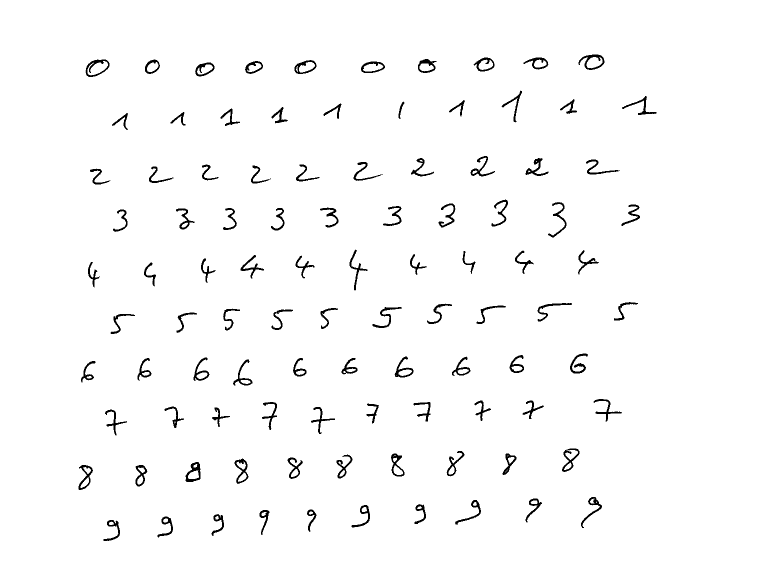
%> input picture test.tif, 1514 x 1175 px (shown at 1/2 size)
$ octave TauxReconnaissanceDistEucl.m   (GNU Octave 9; MATLAB toolbox functions it lacks are replaced by stand-ins)
%> lines starting %> are read from the running program, lines starting %| are printed output that depends on the picture; in (x1, y1, x2, y2) boxes, pixels count from 0 and x2, y2 are one past the last pixel; in counts of white or black regions, pixels touching at a corner belong together; the program's own positions count from 1
### seekLines.m
function [ Lignes ] = seekLines( I )
    line = size(I,1);

    %-- Recherche des lignes --%
    S = sum(I<50,2);

    %-- Recherche des paliers --%
    Lignes = zeros(10,2);
    p = 1;

    i=1;

    %-- Indice lignes stockees dans Lignes --%
    while i <= line

         if S(i) ~= 0
            Lignes(p,1) = i;

            while ( i<= line && S(i) ~= 0 )
               i=i+1;
            end

            if i<= line
                Lignes(p,2) = i;
                p = p+1;
            end
         end

         i= i +1;
    end

end

### seekColumns.m
function [ Col ] = seekColumns( I, Lignes )

    col=size(I,2);
    lineI=size(Lignes,1);
   % Col = zeros(lineI,40);

    %- parcours des lignes de I detect閑s par seekLines
    for j=1:lineI

         p = 1;
         % recuperation des pixels de la ligne j
         IA = I(Lignes(j,1):Lignes(j,2), 1:col);
         % on compte le nb de pixels noirs sur chq colonne de l'image
         S = sum(IA<50);

         k=1;
         %-- Enregistre les indices des colonnes dans Col --%
         while k <= col

             if S(k) ~= 0
                Col(j,p) = k;

                while ( k <= col && S(k) ~= 0 )
                    k = k+1;
                end

                if k <= col
                    p = p+1;
                    Col(j,p) =k;
                    p = p+1;
                end
             end

             k = k + 1;
         end
    end
end

### seekRectangles.m
function [ Rectangles ] = seekRectangles( I,Lignes,Colonnes )
    nbLignes=size(Lignes,1);
    nbCol=size(Colonnes,2);
   % Rectangles=zeros(200,4);
    k=1;

    %- pour chaque chiffre detecte on va definir un rectangle l'englobant
    for i=1:nbLignes
       for j=1:2:nbCol-1

          L=seekLines(I(Lignes(i,1):Lignes(i,2),Colonnes(i,j):Colonnes(i,j+1)));
          Rectangles(k,1)=Colonnes(i,j);
          %- on reduit l'image donc penser à ajouter les pixels de la ligne à
          %la coordonnee en y
          Rectangles(k,2)=L(1,1)+Lignes(i,1);
          Rectangles(k,3)=Colonnes(i,j+1);
          Rectangles(k,4)=L(1,2)+Lignes(i,1);

          k=k+1;
       end
    end

end

### SeekProfiles.m
function [ Retour ] = SeekProfiles( I, d, Rectangles,nbColonnes,draw)
    fin=size(Rectangles,1)-nbColonnes;

    if draw == 1
        figure
        imshow(I);
        hold on
    end

	for g=0:nbColonnes:fin
		disnumberprofile = zeros(d*2,nbColonnes);
		Line = Rectangles(g+1:g+nbColonnes,1:4);
		%pour toute la ligne de chiffres
	    for i=1:nbColonnes
	        w = Line(i,3) - Line(i,1);
	        pts = floor(linspace(Line(i,2), Line(i,4),d));
	        %pour chaque chiffre, on le divise en d parties
	        for j=1:d
	            %profil gauche

	            % abscisse de départ
	            k=Line(i,1);
	            % Jusqu'à trouver du noir
	            while k <= Line(i,3) && I(pts(j),k)~= 0
	                k=k+1;
	            end
	            % abscisse de l'arrivée
	            gauche=k;

	            % dessin
                if draw == 1
                    plot([Line(i,1),gauche],[pts(j),pts(j)],'Color','r','LineWidth',2);
                end

	            %profil droit
	            k=Line(i,3);
	            while k >= Line(i,1) && I(pts(j),k)~= 0
	                k=k-1;
	            end
	            droite=k;

	            % dessin
                if draw == 1
                    plot([Line(i,3),droite],[pts(j),pts(j)],'Color','b','LineWidth',2);
                end

	            disnumberprofile(j,i)=(gauche-Line(i,1))/w;
	            disnumberprofile(j+d,i)=(Line(i,3)-droite)/w;
	        end
        end
	    Retour(1+2*d*(g/nbColonnes):2*d+2*d*(g/nbColonnes),1:nbColonnes) = disnumberprofile;
    end

    if draw==1
        hold off
    end
end

### apprentissage.m
function [ ProfilsMoyen ] = apprentissage(d)
    %apprentissage --> construire vecteur caracteristique pour chaque chiffre

    %-- Image Load --%
    I=imread('app.tif');

    %-- Recherche des lignes --%
    Lignes = seekLines(I);
    nbLignes = size(Lignes,1);

    %-- Recherche des colonnes --%
    Colonnes = seekColumns(I, Lignes);
    nbColonnes = size(Colonnes,2)/2;

    %-- Recherche des rectangles --%
    Rectangles=seekRectangles(I,Lignes,Colonnes);

    %-- Recherche des profils --%
    Profils = SeekProfiles(I,d,Rectangles,nbColonnes,0);
    ProfilsMoyen=meanProfiles(Profils,d,nbLignes);
    save('centre.mat','ProfilsMoyen','-ascii');

end

### meanProfiles.m
function [ profilsMoyen ] = meanProfiles( Profils ,d,nbClasses)
    t = size(Profils,1);

    s = size(Profils,2);

    profilsMoyen=zeros(2*d,nbClasses);

    k = 1;
    j = 1;

    while(k < t)

      for i=1:2*d
        profilsMoyen(i,j) = mean(Profils(k,1:s),2);
        k=k+1;
      end

      j=j+1;
    end


end

### TauxReconnaissanceDistEucl.m
clc
close all

%-- Image Load --%
I=imread('test.tif');
%> I is the input picture: size 1175x1514 uint8; 97.9% white; 100 black regions, largest, box (x1, y1, x2, y2) and area: (171, 119, 219, 154) 545, (371, 924, 401, 964) 542, (1157, 109, 1209, 140) 533

%-- Recherche des lignes --%
Lignes = seekLines(I);
%> in seekLines, `S = sum(I<50,2);`: S = 1175 values, max 189 at index 126, min 0 at index 1, mean 32.1
%> after the loop in seekLines, `while i <= line`: Lignes = [110 155; 182 261; 313 370; 400 476; 500 582; 605 669; 708 772; 799 872; 898 981; 995 1083]; i = 1176; p = 11
nbLignes = size(Lignes,1);
%> nbLignes = 10

%-- Recherche des colonnes --%
Colonnes = seekColumns(I, Lignes);
%> the loop in seekColumns, `for j=1:lineI` made 10 passes
%> pass 2, in seekColumns, `IA = I(Lignes(j,1):Lignes(j,2), 1:col);`:
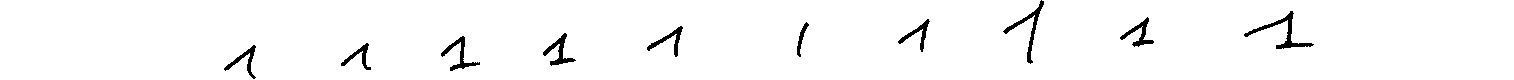
%> IA: size 80x1514 uint8; 97.6% white; 10 black regions, largest, box (x1, y1, x2, y2) and area: (1244, 11, 1314, 49) 460, (1003, 0, 1044, 64) 389, (441, 36, 480, 71) 321
%> pass 3, in seekColumns, `IA = I(Lignes(j,1):Lignes(j,2), 1:col);`:
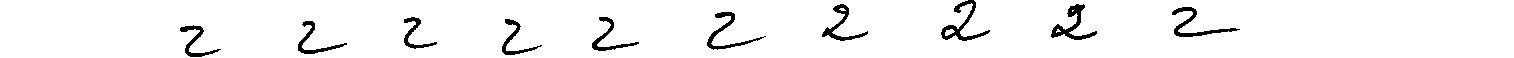
%> IA: size 58x1514 uint8; 95.8% white; 10 black regions, largest, box (x1, y1, x2, y2) and area: (1051, 4, 1097, 40) 482, (941, 0, 990, 41) 476, (1172, 7, 1240, 37) 428
nbColonnes = size(Colonnes,2)/2;
%> nbColonnes = 10

%-- Recherche des rectangles --%
Rectangles=seekRectangles(I,Lignes,Colonnes);
%> after the loop in seekRectangles, `for i=1:nbLignes`: Rectangles = 100 rows, first 8: [172 121 220 156; 291 121 321 150; 391 127 430 155; 491 124 527 150; 590 122 634 150; 723 125 771 148; 837 120 874 148; 948 117 990 145]; k = 101

%-- Recherche des profils --%
Classes=zeros(nbLignes*nbColonnes,15);
Classes2=zeros(nbLignes*nbColonnes,15);
%le resultat attendu
Result=zeros(nbLignes*nbColonnes,1);
for i=0:9
    Result(i*nbColonnes+1:i*nbColonnes+nbColonnes)=i;
end
%> after the loop, Result = 100 values from 0 to 9

%avec la distance euclidienne
for d=1:15
    Profils = SeekProfiles(I,d,Rectangles,nbColonnes,0);
%> after the loop in SeekProfiles, `for g=0:nbColonnes:fin`: disnumberprofile = 10 columns, first 8: [1.03 1.03 1.04 1.05 1.05 1.03 1.04 1.02; 1.03 1.03 1.04 1.05 1.05 1.03 1.04 1.02]
    ProfilsMoyen=apprentissage(d);
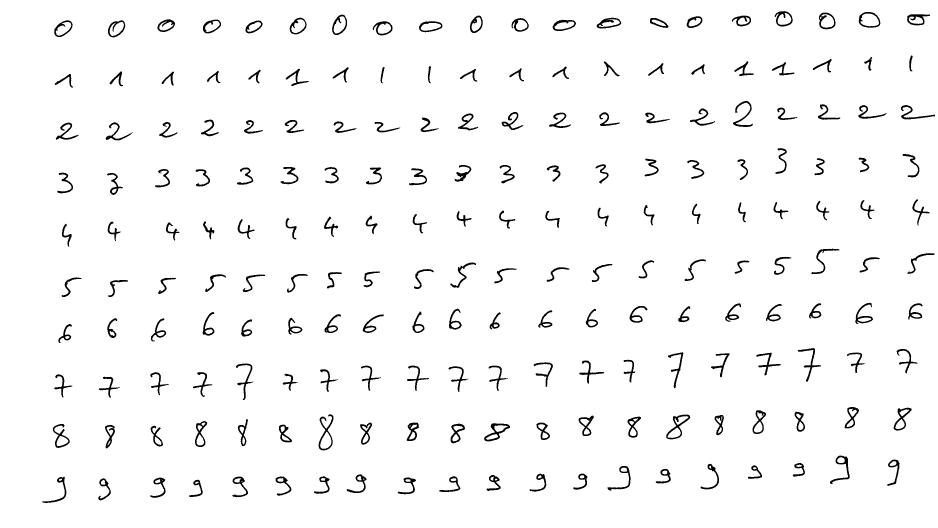
%> input picture app.tif, 2812 x 1584 px (shown at 1/3 size)
%> in apprentissage, I is the input picture: size 1584x2812 uint8; min 0, max 255, mean 247.2
%> in apprentissage, `Lignes = seekLines(I);`: Lignes = [34 113; 167 264; 304 422; 445 586; 599 742; 747 893; 909 1030; 1045 1201; 1222 1352; 1368 1510]
%> the loop in seekColumns (call 2), `for j=1:lineI` made 10 passes
%> pass 2, in seekColumns (call 2), `IA = I(Lignes(j,1):Lignes(j,2), 1:col);`:
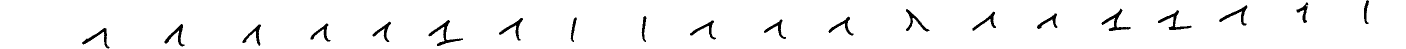
%> IA: size 98x2812 uint8 (shown at 1/2 size); 96.8% white; 20 black regions, largest, box (x1, y1, x2, y2) and area: (857, 40, 926, 92) 708, (2203, 17, 2261, 62) 633, (2316, 20, 2383, 60) 606
%> pass 3, in seekColumns (call 2), `IA = I(Lignes(j,1):Lignes(j,2), 1:col);`:
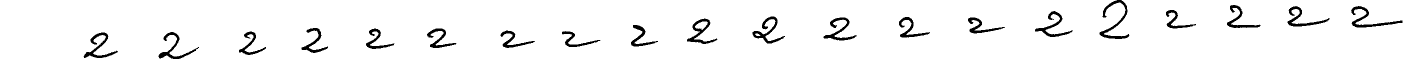
%> IA: size 119x2812 uint8 (shown at 1/2 size); 95.6% white; 20 black regions, largest, box (x1, y1, x2, y2) and area: (2199, 0, 2259, 78) 1037, (2702, 12, 2805, 55) 932, (1505, 33, 1570, 87) 893
%> after the loop in seekRectangles (call 2), `for i=1:nbLignes`: Rectangles = 200 rows, first 8: [164 63 219 113; 325 63 377 114; 473 60 526 98; 610 61 664 102; 737 63 789 102; 870 55 921 105; 997 46 1042 107; 1119 66 1179 108]; k = 201
%> in apprentissage, `Profils = SeekProfiles(I,d,Rectangles,nbColonnes,0);`:
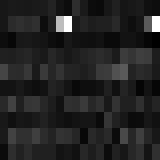
%> Profils: size 20x20 double (shown 8 times larger); min 1.01, max 1.1, mean 1.02; drawn with min black and max white
%> after the loop in meanProfiles, `while(k < t)`: k = 21; profilsMoyen = 10 columns, first 8: [1.02 1.03 1.02 1.02 1.03 1.02 1.02 1.02; 1.02 1.03 1.02 1.02 1.03 1.02 1.02 1.02]
%> in apprentissage, `ProfilsMoyen=meanProfiles(Profils,d,nbLignes);`: ProfilsMoyen has the same summary as profilsMoyen in meanProfiles
%> ProfilsMoyen has the same summary as profilsMoyen in meanProfiles

    %-- calculer distance euclidienne entre ces vecteurs et ceux des centres
%> (the run ends here)
